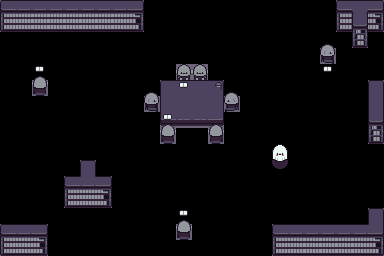

This game map was drawn from its Tiled (.tmx) file and the tilesets committed beside it. A one-line description and the full map source follow:
An orthogonal 24x16 tile map with 16x16 px tiles, 2 tile layers (Backgrounds, Interactables), 8 tilesets.

<map version="1.2" tiledversion="1.2.5" orientation="orthogonal" renderorder="right-down" width="24" height="16" tilewidth="16" tileheight="16" infinite="0" nextlayerid="3" nextobjectid="1">
 <tileset firstgid="1" source="Tileset.tsx" />
 <tileset firstgid="141" source="Back_Student_Spritesheet.tsx" />
 <tileset firstgid="150" source="Front_Student_Spritesheet.tsx" />
 <tileset firstgid="162" source="Profile_Student_Spritesheet.tsx" />
 <tileset firstgid="171" source="Profile_flipped_Student_Spritesheet.tsx" />
 <tileset firstgid="180" source="Book_Spritesheet.tsx" />
 <tileset firstgid="188" source="Lamp_Spritesheet.tsx" />
 <tileset firstgid="192" source="Ghost_Spritesheet.tsx" />
 <layer id="1" name="Backgrounds" width="24" height="16">
  <data encoding="csv">
28,29,29,29,29,29,29,29,30,0,0,0,0,0,0,0,0,0,0,0,0,35,36,37,
48,49,49,49,49,49,49,49,50,0,0,0,0,0,0,0,0,0,0,0,0,55,56,57,
0,0,0,0,0,0,0,0,0,0,0,0,0,0,0,0,0,0,0,0,0,0,76,0,
0,0,0,0,0,0,0,0,0,0,0,0,0,0,0,0,0,0,0,0,82,0,0,0,
0,0,0,0,0,0,0,0,0,0,0,2,3,0,0,0,0,0,0,0,0,0,0,0,
0,0,82,0,0,0,0,0,0,0,22,23,24,25,0,0,0,0,0,0,0,0,0,27,
0,0,0,0,0,0,0,0,0,82,42,43,44,45,83,0,0,0,0,0,0,0,0,47,
0,0,0,0,0,0,0,0,0,0,62,63,64,65,0,0,0,0,0,0,0,0,0,67,
0,0,0,0,0,0,0,0,0,0,82,0,0,83,0,0,0,0,0,0,0,0,0,87,
0,0,0,0,0,0,0,0,0,0,0,0,0,0,0,0,0,0,0,0,0,0,0,0,
0,0,0,0,0,19,0,0,0,0,0,0,0,0,0,0,0,0,0,0,0,0,0,0,
0,0,0,0,38,39,40,0,0,0,0,0,0,0,0,0,0,0,0,0,0,0,0,0,
0,0,0,0,58,59,60,0,0,0,0,0,0,0,0,0,0,0,0,0,0,0,0,0,
0,0,0,0,0,0,0,0,0,0,0,0,0,0,0,0,0,0,0,0,0,0,0,93,
28,29,30,0,0,0,0,0,0,0,0,82,0,0,0,0,0,28,29,29,29,29,29,113,
48,49,50,0,0,0,0,0,0,0,0,0,0,0,0,0,0,48,49,49,49,49,49,133
</data>
 </layer>
 <layer id="2" name="Interactables" width="24" height="16">
  <data encoding="csv">
0,0,0,0,0,0,0,0,0,0,0,0,0,0,0,0,0,0,0,0,0,0,0,0,
0,0,0,0,0,0,0,0,0,0,0,0,0,0,0,0,0,0,0,0,0,0,0,0,
0,0,0,0,0,0,0,0,0,0,0,0,0,0,0,0,0,0,0,0,0,0,0,0,
0,0,0,0,0,0,0,0,0,0,0,0,0,0,0,0,0,0,0,0,171,0,0,0,
0,0,180,0,0,0,0,0,0,0,0,150,150,0,0,0,0,0,0,0,180,0,0,0,
0,0,141,0,0,0,0,0,0,0,0,180,0,188,0,0,0,0,0,0,0,0,0,0,
0,0,0,0,0,0,0,0,0,171,0,0,0,0,162,0,0,0,0,0,0,0,0,0,
0,0,0,0,0,0,0,0,0,0,180,0,0,0,0,0,0,0,0,0,0,0,0,0,
0,0,0,0,0,0,0,0,0,0,141,0,0,141,0,0,0,0,0,0,0,0,0,0,
0,0,0,0,0,0,0,0,0,0,0,0,0,0,0,0,0,0,0,0,0,0,0,0,
0,0,0,0,0,0,0,0,0,0,0,0,0,0,0,0,0,192,0,0,0,0,0,0,
0,0,0,0,0,0,0,0,0,0,0,0,0,0,0,0,0,0,0,0,0,0,0,0,
0,0,0,0,0,0,0,0,0,0,0,0,0,0,0,0,0,0,0,0,0,0,0,0,
0,0,0,0,0,0,0,0,0,0,0,180,0,0,0,0,0,0,0,0,0,0,0,0,
0,0,0,0,0,0,0,0,0,0,0,141,0,0,0,0,0,0,0,0,0,0,0,0,
0,0,0,0,0,0,0,0,0,0,0,0,0,0,0,0,0,0,0,0,0,0,0,0
</data>
 </layer>
</map>